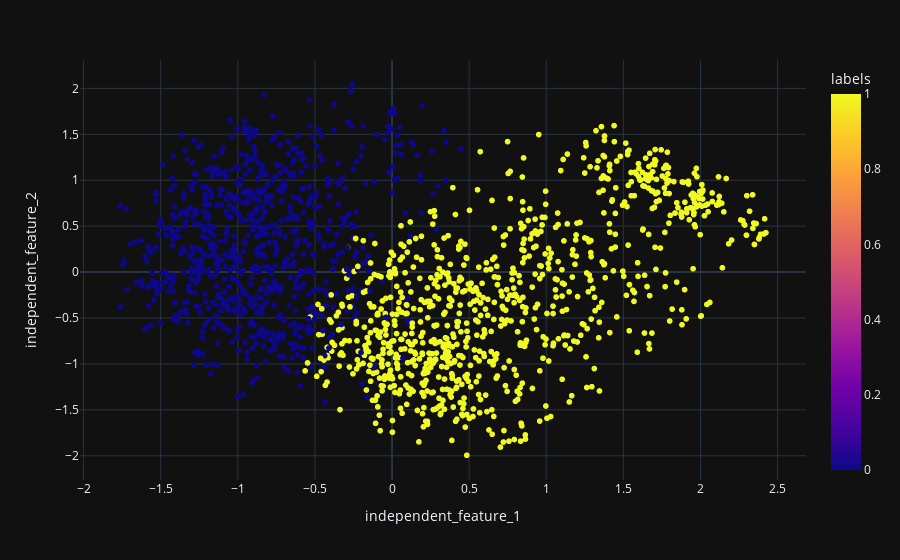

Here is the notebook cell this chart was saved with:
### Code cell
analys_personal_pca['labels'] = analys_personal_data_clust.labels
fig = px.scatter(analys_personal_pca, x="independent_feature_1", y="independent_feature_2", color='labels')
fig

### Figure 1 — Plotly figure (JSON) as saved in the notebook; plotly's stock layout.template omitted (floating-point values rounded to 4 significant figures; data arrays with more than 128 entries replaced by an {"elided": "..."} marker saying what was removed)
{"data": [{"hovertemplate": "independent_feature_1=%{x}<br>independent_feature_2=%{y}<br>labels=%{marker.color}<extra></extra>", "legendgroup": "", "marker": {"color": {"elided": "1773 int values"}, "coloraxis": "coloraxis", "symbol": "circle"}, "mode": "markers", "name": "", "showlegend": false, "type": "scattergl", "x": {"elided": "1773 float values"}, "xaxis": "x", "y": {"elided": "1773 float values"}, "yaxis": "y"}], "layout": {"coloraxis": {"colorbar": {"title": {"text": "labels"}}, "colorscale": [[0.0, "#0d0887"], [0.1111, "#46039f"], [0.2222, "#7201a8"], [0.3333, "#9c179e"], [0.4444, "#bd3786"], [0.5556, "#d8576b"], [0.6667, "#ed7953"], [0.7778, "#fb9f3a"], [0.8889, "#fdca26"], [1.0, "#f0f921"]]}, "legend": {"tracegroupgap": 0}, "margin": {"t": 60}, "xaxis": {"anchor": "y", "domain": [0.0, 1.0], "title": {"text": "independent_feature_1"}}, "yaxis": {"anchor": "x", "domain": [0.0, 1.0], "title": {"text": "independent_feature_2"}}}}
